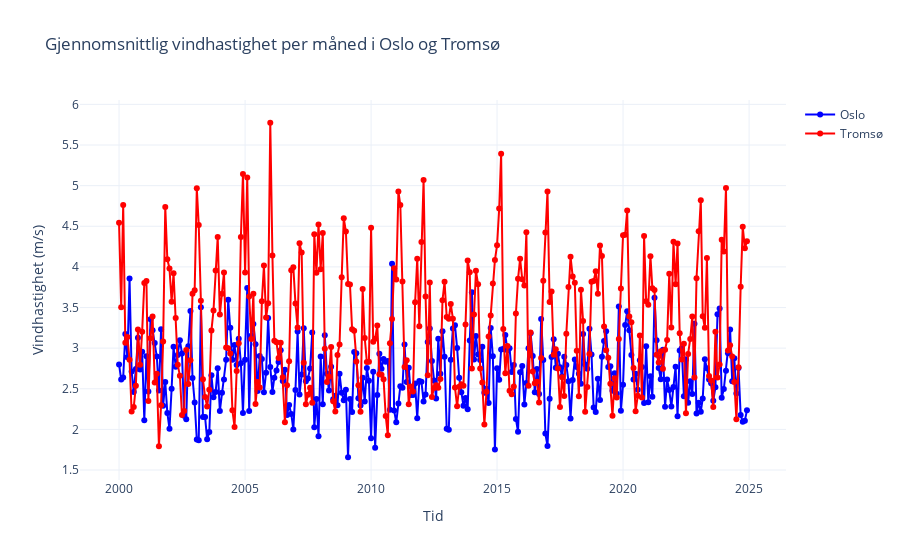

This figure's notebook cell:
### Markdown cell above
## Gjennomsnittlig vindhastighet per måned

### Code cell
# Hent gjennomsnitt per måned for Oslo og Tromsø for vind
oslo_df = ms.compute_all_months(
    element_id="mean(wind_speed P1D)",
    city="oslo",
)
tromso_df = ms.compute_all_months(
    element_id="mean(wind_speed P1D)",
    city="tromso",
)

# Konverter 'year_month' til datetime for plotting
for df in (oslo_df, tromso_df):
    df["year_month"] = pd.to_datetime(df["year_month"])

# Lag graf med Plotly
fig = go.Figure()

fig.add_trace(
    go.Scatter(
        x=oslo_df["year_month"],
        y=oslo_df["mean"],
        mode="lines+markers",
        name="Oslo",
        line=dict(color="blue"),
        marker=dict(size=6),
    )
)
fig.add_trace(
    go.Scatter(
        x=tromso_df["year_month"],
        y=tromso_df["mean"],
        mode="lines+markers",
        name="Tromsø",
        line=dict(color="red"),
        marker=dict(size=6),
    )
)

fig.update_layout(
    title="Gjennomsnittlig vindhastighet per måned i Oslo og Tromsø",
    xaxis_title="Tid",
    yaxis_title="Vindhastighet (m/s)",
    template="plotly_white",
    xaxis=dict(showgrid=True),
    yaxis=dict(showgrid=True),
)

fig.show()

### Figure 1 — Plotly figure (JSON) as saved in the notebook; plotly's stock layout.template omitted (floating-point values rounded to 4 significant figures; data arrays with more than 128 entries replaced by an {"elided": "..."} marker saying what was removed)
{"data": [{"line": {"color": "blue"}, "marker": {"size": 6}, "mode": "lines+markers", "name": "Oslo", "type": "scatter", "x": {"elided": "300 str values"}, "y": {"elided": "300 float values"}}, {"line": {"color": "red"}, "marker": {"size": 6}, "mode": "lines+markers", "name": "Tromsø", "type": "scatter", "x": {"elided": "300 str values"}, "y": {"elided": "300 float values"}}], "layout": {"title": {"text": "Gjennomsnittlig vindhastighet per måned i Oslo og Tromsø"}, "xaxis": {"showgrid": true, "title": {"text": "Tid"}}, "yaxis": {"showgrid": true, "title": {"text": "Vindhastighet (m/s)"}}}}
